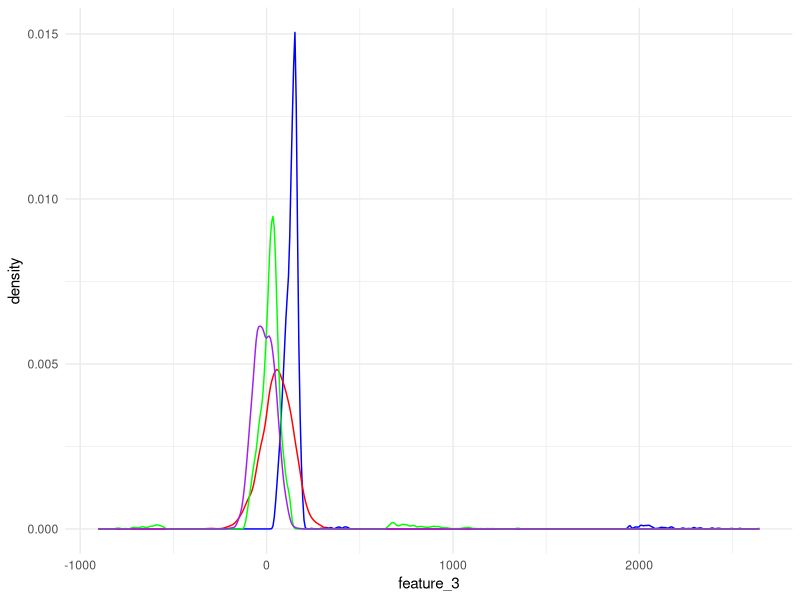
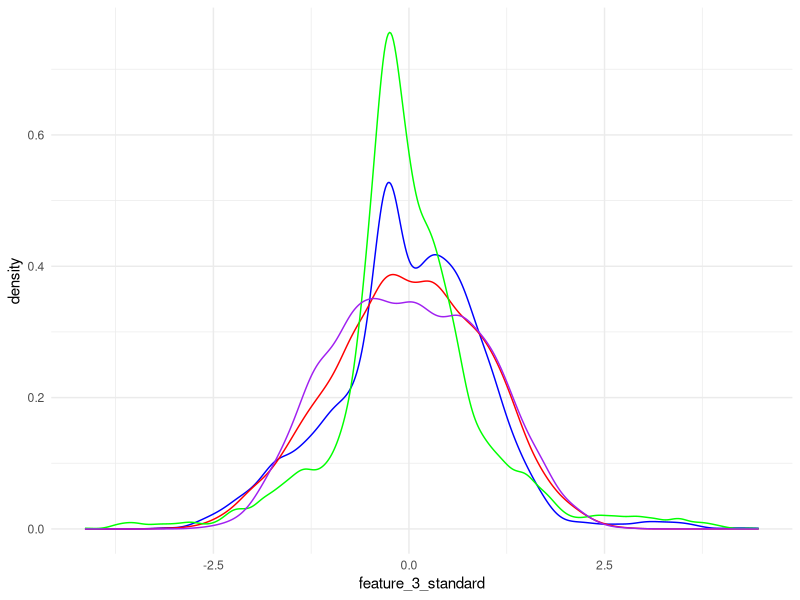
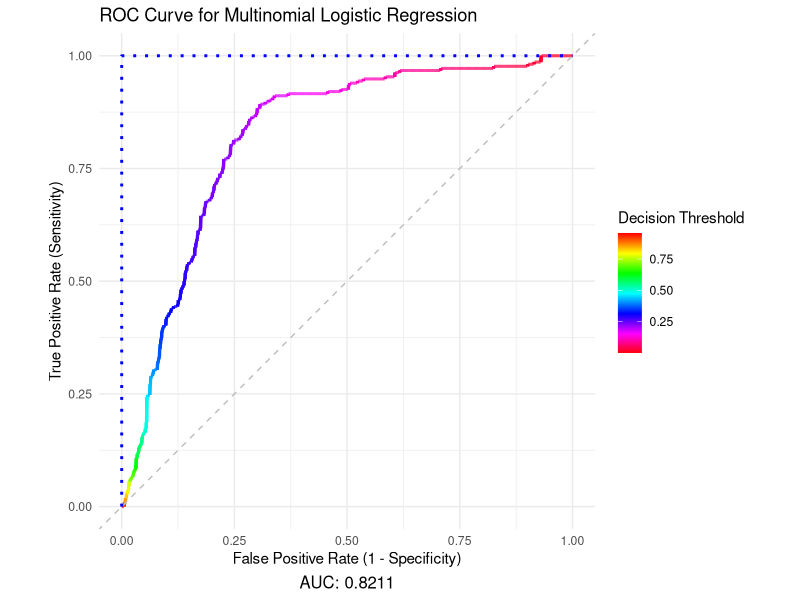
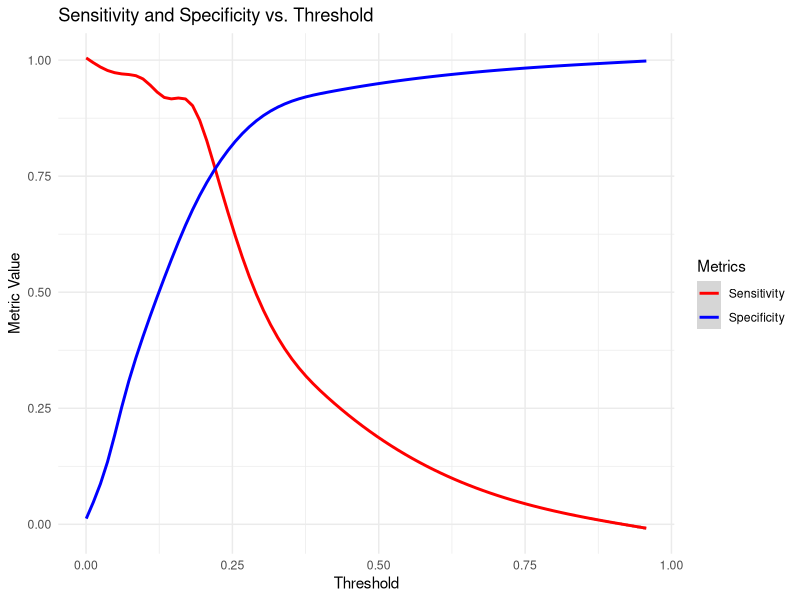
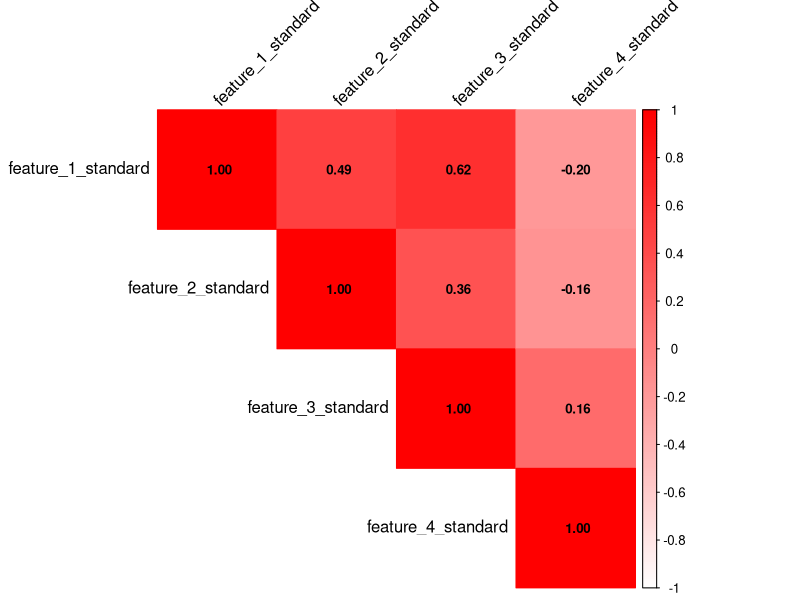
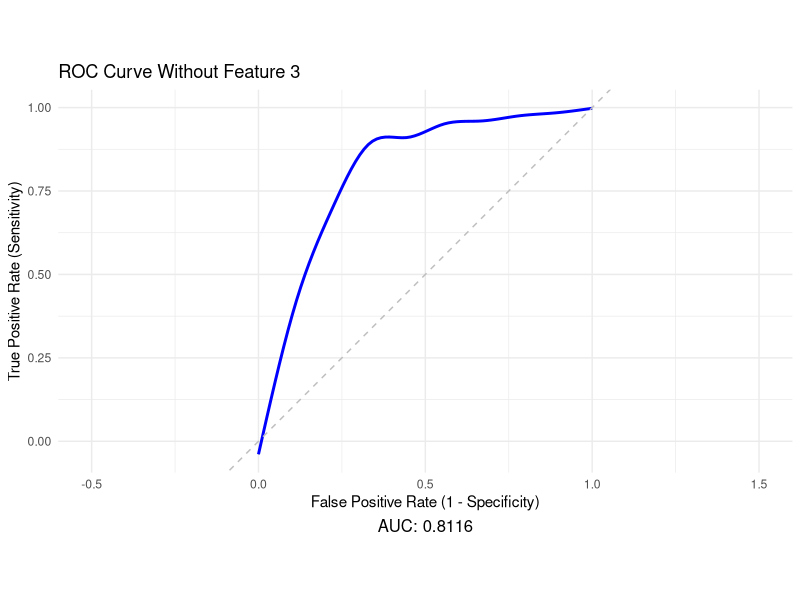
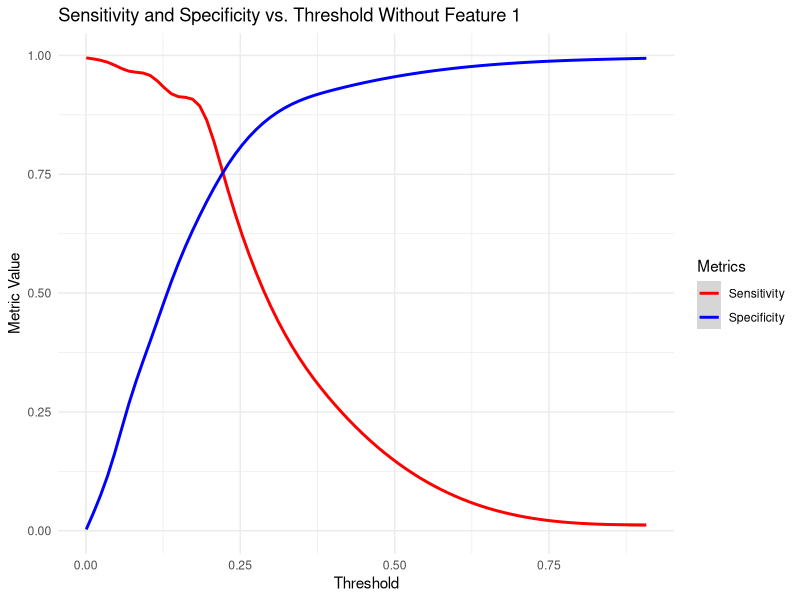
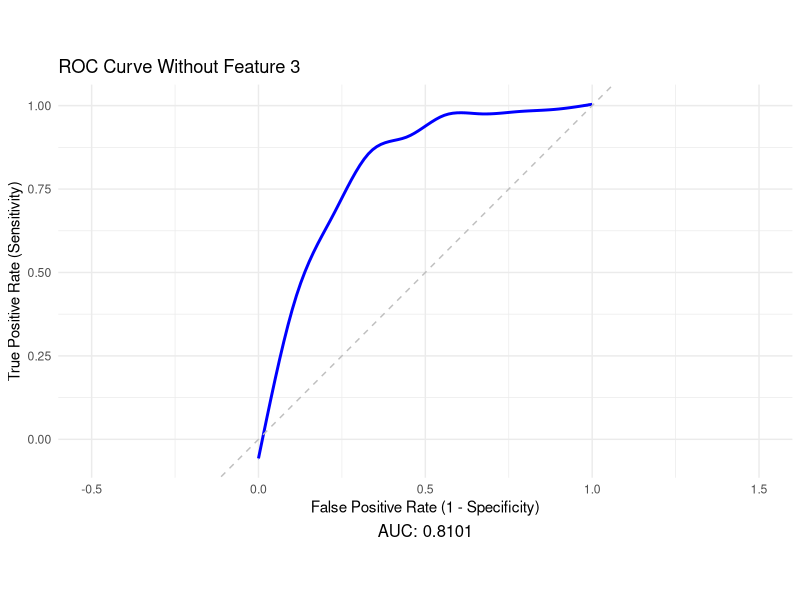

R code for these plots, in order:
## ---- chunk 1
knitr::opts_chunk$set(
  message = FALSE,
  warning = FALSE,
  fig.align = "center",
  fig.width = 8,   
  fig.height = 6, 
  dpi = 300,     
  dev = "png",
  out.width = "70%",
  out.height = "70%"
)

knitr::knit_hooks$set(plot = function(x, options) {
  paste0('<div align="center">\n',
         '<img src="', x, '" width="70%">\n',
         '</div>')
})

## ---- chunk 2
setwd("~/Desktop/DS_DA_Projects/Delinquency")
#setwd("C:/Users/jake pc/Desktop/DS_DA_Projects/Delinquency")
train <- read.csv(file="FITB_train.csv",header=TRUE)
test <- read.csv(file="FITB_test.csv",header=TRUE)
## ---- chunk 3
library(ggplot2)
ggplot() + geom_density(data=train, aes(x=feature_3), color="blue") +
           geom_density(data=train, aes(x=feature_2), color="red") +
           geom_density(data=train, aes(x=feature_1), color="green") +
           geom_density(data=train, aes(x=feature_4), color="purple") +
           theme_minimal()
## ---- chunk 4
library(dplyr)
train$key <- row.names(train)
feature_3_winsor <- data.frame(feature_3 = train$feature_3, key = row.names(train))
feature_3_winsor_clean <- na.omit(feature_3_winsor)

feature_3_winsor_clean <- feature_3_winsor_clean %>%
  mutate(z_score = (feature_3 - mean(feature_3)) / sd(feature_3),percentile = ecdf(feature_3)(feature_3) * 100)

feature_3_winsor_df <- feature_3_winsor_clean[!(feature_3_winsor_clean[, 4] < 1 | feature_3_winsor_clean[, 4] > 99), ]

non_matching_keys <- anti_join(train, feature_3_winsor_df, by = "key")$key

train <- train %>% mutate(feature_3 = ifelse(key %in% non_matching_keys, NA, feature_3))

colnames(train)[3] <- "feature_3_winsor"
## ---- chunk 5
train[is.na(train[,3]),3] <- median(feature_3_winsor_clean$feature_3)

colnames(train)[3] <- "feature_3_impute"

test[is.na(test[,3]),3] <- median(feature_3_winsor_clean$feature_3)
colnames(test)[3] <- "feature_3_impute"
## ---- chunk 6
train$date <- format(as.Date(train$date, format = "%Y-%m-%d"), "%Y")

train <- train %>%
  arrange(id, date) %>% # Sort by id and date
  group_by(id) %>%
  mutate(feature_2 = ifelse(is.na(feature_2),
                            lead(feature_2, order_by = date), # Try next year
                            feature_2)) %>%
  mutate(feature_2 = ifelse(is.na(feature_2),
                            lag(feature_2, order_by = date), # Try previous year
                            feature_2))

colnames(train)[2] <- "feature_2_impute"


test <- test %>%
  arrange(id, date) %>% 
  group_by(id) %>%
  mutate(feature_2 = ifelse(is.na(feature_2),
                            lead(feature_2, order_by = date), # Try next year
                            feature_2)) %>%
  mutate(feature_2 = ifelse(is.na(feature_2),
                            lag(feature_2, order_by = date), # Try previous year
                            feature_2))

colnames(test)[2] <- "feature_2_impute"

train <- na.omit(train)
test <- na.omit(test)
print(head(train,5))
## ---- chunk 7
library(dplyr)
train <- train %>%
  mutate(across(c(feature_1, feature_2_impute, feature_3_impute, feature_4), 
                ~ (.x - mean(.x, na.rm = TRUE)) / sd(.x, na.rm = TRUE)))

colnames(train) <- c("feature_1_standard","feature_2_standard","feature_3_standard","feature_4_standard","id","date","y","key")

test <- test %>%
  mutate(across(c(feature_1, feature_2_impute, feature_3_impute, feature_4), 
                ~ (.x - mean(.x, na.rm = TRUE)) / sd(.x, na.rm = TRUE)))

colnames(test) <- c("feature_1_standard","feature_2_standard","feature_3_standard","feature_4_standard","id","date","y")

ggplot() + geom_density(data=train, aes(x=feature_3_standard), color="blue") +
           geom_density(data=train, aes(x=feature_2_standard), color="red") +
           geom_density(data=train, aes(x=feature_1_standard), color="green") +
           geom_density(data=train, aes(x=feature_4_standard), color="purple") +
           theme_minimal()
print(head(train,5))
## ---- chunk 8
library(nnet)
train$y <- as.numeric(as.character(factor(train$y, levels = c("90+DPD", "active"), labels = c(1, 0))))
delinquency_model <- multinom(y ~ feature_1_standard + feature_2_standard + feature_3_standard + feature_4_standard, data=train,family=binomial())
## ---- chunk 9
(head(test,5))
## ---- chunk 10
    library(pROC)
    test$predicted_y <- predict(delinquency_model, newdata = test, type = "class")
    test$y_numeric <- as.numeric(as.character(factor(test$y, levels = c("90+DPD", "active"), labels = c(1, 0))))
    test$Probability <- predict(delinquency_model, newdata = test, type = "probs")
    options(digits = 4)
    
    roc_curve <- roc(response = test$y_numeric, predictor = test$Probability)

    
    roc_metrics <- coords(roc_curve, x = "all", ret = c("threshold", "sensitivity", "specificity"))
    
    auc_value <- auc(roc_curve) 
    
    roc_data <- data.frame( TPR = roc_metrics$sensitivity, FPR = 1 - roc_metrics$specificity, threshold = roc_metrics$threshold)

ggplot(roc_data, aes(x = FPR, y = TPR, color = threshold)) +
  geom_line(size = 1) +
  geom_abline(linetype = "dashed", color = "gray") +
  # Add the perfect model line
  geom_line(data = data.frame(FPR = c(0, 0, 1), TPR = c(0, 1, 1)), aes(x = FPR, y = TPR), 
            color = "blue", size = 1, linetype = "dotted") +
  labs(title = "ROC Curve for Multinomial Logistic Regression",
       x = "False Positive Rate (1 - Specificity)", y = "True Positive Rate (Sensitivity)", 
       caption = paste("AUC:", round(auc_value, 4)), color = "Decision Threshold") +
  scale_color_gradientn(colors = rev(rainbow(100))) + 
  coord_fixed() + xlim(0, 1) + ylim(0, 1) + theme_minimal() +
  theme(plot.caption = element_text(hjust = 0.5, size = 12))


## ---- chunk 11
ggplot(roc_metrics, aes(x = threshold)) +
    geom_smooth(aes(y = sensitivity, color = "Sensitivity")) +
    geom_smooth(aes(y = specificity, color = "Specificity")) +
    labs(title = "Sensitivity and Specificity vs. Threshold",
    x = "Threshold", y = "Metric Value") +
    scale_color_manual(name = "Metrics", values = c("Sensitivity" = "red", "Specificity" = "blue")) +
    theme_minimal()
## ---- chunk 12
(optimal_threshold <- roc_metrics$threshold[which.min(abs(roc_metrics$sensitivity - roc_metrics$specificity))])
## ---- chunk 13
test$predicted_class <- ifelse(test$Probability >= roc_metrics$threshold[which.min(abs(roc_metrics$sensitivity - roc_metrics$specificity))], 1, 0)

library(caret)
conf_matrix <- confusionMatrix(
  factor(test$predicted_class, levels = c(0, 1)),
  factor(test$y_numeric, levels = c(0, 1)))

confusion_table <- as.data.frame.matrix(conf_matrix$table)
rownames(confusion_table) <- c("Actual: Non-delinquent", "Actual: Delinquent")
colnames(confusion_table) <- c("Predicted: Non-delinquent", "Predicted: Delinquent")

print("Confusion Matrix:")
print(confusion_table)

true_positives <- confusion_table[2, 2]  
false_positives <- confusion_table[1, 2] 
true_negatives <- confusion_table[1, 1]  
false_negatives <- confusion_table[2, 1] 
## ---- chunk 14
library(car)
X <- model.matrix(~ feature_1_standard + feature_2_standard + feature_3_standard + feature_4_standard, data=train)
vif_values <- diag(solve(cor(X[, -1]))) 
names(vif_values) <- colnames(X)[-1]    
print(vif_values)
library(corrplot)

cor_matrix <- cor(train[, c("feature_1_standard", "feature_2_standard", "feature_3_standard", "feature_4_standard")])
corrplot(cor_matrix, 
         method = "color",        
         col = colorRampPalette(c("white", "red"))(200),  
         type = "upper",          
         tl.col = "black",        
         tl.srt = 45,             
         addCoef.col = "black",  
         number.cex = 0.8)
## ---- chunk 15
full_model <- glm(y ~ feature_1_standard + feature_2_standard + feature_3_standard + feature_4_standard, data = train, family = binomial())

model_without_feature_1 <- glm(y ~ feature_2_standard + feature_3_standard + feature_4_standard, data = train, family = binomial())

model_without_feature_3 <- glm(y ~ feature_1_standard + feature_2_standard + feature_4_standard, data = train, family = binomial())

anova(model_without_feature_1, full_model, test = "LRT")
anova(model_without_feature_3, full_model, test = "LRT")
## ---- chunk 16
library(pROC)
library(ggplot2)

model_without_feature_1 <- glm(y ~ feature_2_standard + feature_3_standard + feature_4_standard, 
                               data = train, family = binomial())

test_no_feature_1 <- test %>%
  select(-feature_1_standard) 

test_no_feature_1$Probability <- predict(model_without_feature_1, newdata = test_no_feature_1, type = "response")

test_no_feature_1$y_numeric <- as.numeric(as.character(factor(test_no_feature_1$y, 
                                                              levels = c("90+DPD", "active"), 
                                                              labels = c(1, 0))))

roc_curve <- roc(response = test_no_feature_1$y_numeric, 
                 predictor = test_no_feature_1$Probability)

roc_metrics <- coords(roc_curve, x = "all", ret = c("threshold", "sensitivity", "specificity"))


# Extract data for ROC curve
roc_data <- data.frame(
  TPR = rev(roc_curve$sensitivities),  # True Positive Rate (Sensitivity)
  FPR = rev(1 - roc_curve$specificities)  # False Positive Rate (1 - Specificity)
)

# Calculate AUC value
auc_value <- auc(roc_curve)

# Create the ROC curve plot using ggplot2
ggplot(roc_data, aes(x = FPR, y = TPR)) +
  geom_smooth(color = "blue", size = 1) +
  geom_abline(linetype = "dashed", color = "gray") +  # Diagonal line for random chance
  labs(
    title = "ROC Curve Without Feature 3",
    x = "False Positive Rate (1 - Specificity)",
    y = "True Positive Rate (Sensitivity)",
    caption = paste("AUC:", round(auc_value, 4))
  ) +
  coord_fixed() +  # Maintain proportional scales
  xlim(-0.5, 1.5) +  # Expand x-axis for better visualization
  theme_minimal() +
  theme(plot.caption = element_text(hjust = 0.5, size = 12))

roc_metrics_df <- as.data.frame(roc_metrics) 
ggplot(roc_metrics_df, aes(x = threshold)) +
    geom_smooth(aes(y = sensitivity, color = "Sensitivity")) +
    geom_smooth(aes(y = specificity, color = "Specificity")) +
    labs(title = "Sensitivity and Specificity vs. Threshold Without Feature 1",
         x = "Threshold", y = "Metric Value") +
    scale_color_manual(name = "Metrics", values = c("Sensitivity" = "red", "Specificity" = "blue")) +
    theme_minimal()
## ---- chunk 17
library(pROC)
library(ggplot2)

model_without_feature_3 <- glm(y ~ feature_1_standard + feature_2_standard + feature_4_standard, 
                               data = train, family = binomial())

test_no_feature_3 <- test %>%
  select(-feature_3_standard) 

test_no_feature_3$Probability <- predict(model_without_feature_3, newdata = test_no_feature_3, type = "response")

test_no_feature_3$y_numeric <- as.numeric(as.character(factor(test_no_feature_3$y, 
                                                              levels = c("90+DPD", "active"), 
                                                              labels = c(1, 0))))

roc_curve <- roc(response = test_no_feature_3$y_numeric, 
                 predictor = test_no_feature_3$Probability)

roc_metrics <- coords(roc_curve, x = "all", ret = c("threshold", "sensitivity", "specificity"))


# Extract data for ROC curve
roc_data <- data.frame(
  TPR = rev(roc_curve$sensitivities),  # True Positive Rate (Sensitivity)
  FPR = rev(1 - roc_curve$specificities)  # False Positive Rate (1 - Specificity)
)

# Calculate AUC value
auc_value <- auc(roc_curve)

# Create the ROC curve plot using ggplot2
ggplot(roc_data, aes(x = FPR, y = TPR)) +
  geom_smooth(color = "blue", size = 1) +
  geom_abline(linetype = "dashed", color = "gray") +  # Diagonal line for random chance
  labs(
    title = "ROC Curve Without Feature 3",
    x = "False Positive Rate (1 - Specificity)",
    y = "True Positive Rate (Sensitivity)",
    caption = paste("AUC:", round(auc_value, 4))
  ) +
  coord_fixed() +  # Maintain proportional scales
  xlim(-0.5, 1.5) +  # Expand x-axis for better visualization
  theme_minimal() +
  theme(plot.caption = element_text(hjust = 0.5, size = 12))


roc_metrics_df <- as.data.frame(roc_metrics) 
ggplot(roc_metrics_df, aes(x = threshold)) +
    geom_smooth(aes(y = sensitivity, color = "Sensitivity")) +
    geom_smooth(aes(y = specificity, color = "Specificity")) +
    labs(title = "Sensitivity and Specificity vs. Threshold Without Feature 3",
         x = "Threshold", y = "Metric Value") +
    scale_color_manual(name = "Metrics", values = c("Sensitivity" = "red", "Specificity" = "blue")) +
    theme_minimal()
